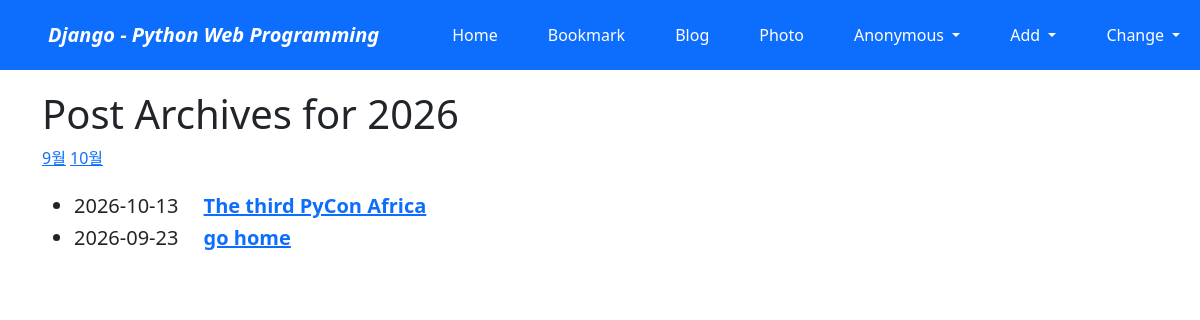
Page /blog/archive/2026/ on the committed database.
### blog/models.py (models this page shows, shortened)
class Post(models.Model):
    title = models.CharField(verbose_name='TITLE', max_length=50)
    slug = models.SlugField('SLUG', unique=True, help_text='one word for title alias.')
    description = models.CharField('DESCRIPTION', max_length=100, blank=True, help_text='simple description text.')
    content = models.TextField('CONTENT')
    create_dt = models.DateTimeField('CREATE DATE', auto_now_add=True)
    modify_dt = models.DateTimeField('MODIFY DATE', auto_now=True)
    tags = TaggableManager(blank=True)
    owner = models.ForeignKey(User, on_delete=models.CASCADE, verbose_name='OWNER', blank=True, null=True)
    class Meta:
        verbose_name = 'post'
        verbose_name_plural = 'posts'
        db_table = 'blog_posts'
        ordering = ('-modify_dt',)
    def get_absolute_url(self):
        return reverse('blog:post_detail', args=(self.slug,))

### blog/views.py (the view)
# urls.py: path('archive/<int:year>/', views.PostYAV.as_view(), name='post_year_archive'),
class PostYAV(YearArchiveView):
    model = Post
    date_field = 'modify_dt'
    make_object_list = True

### blog/templates/blog/post_archive_year.html (shortened to what this page needs)
{% extends "base.html" %}
{% block content %}
    <h1>Post Archives for {{ year|date:"Y" }}</h1>
    {% for date in date_list %}
    <a href="{% url 'blog:post_month_archive' year|date:'Y' date|date:'m' %}">
        {{ date|date:"F" }}</a>
    {% endfor %}
    <br><br>
    <div>
        <ul>
            {% for post in object_list %}
            <li class="h5">
                {{ post.modify_dt|date:"Y-m-d" }}&emsp;
            <a href="{{ post.get_absolute_url }}"><strong>{{ post.title }}</strong></a>
        </li>
        {% endfor %}
        </ul>
    </div>
{% endblock %}

### rows in the picture
Post: modify_dt "2026-10-13", title "The third PyCon Africa"
Post: modify_dt "2026-09-23", title "go home"

### other values in the picture
{{ year|date:"Y" }} "2026"
{{ date|date:"F" }} "9월" "10월"
